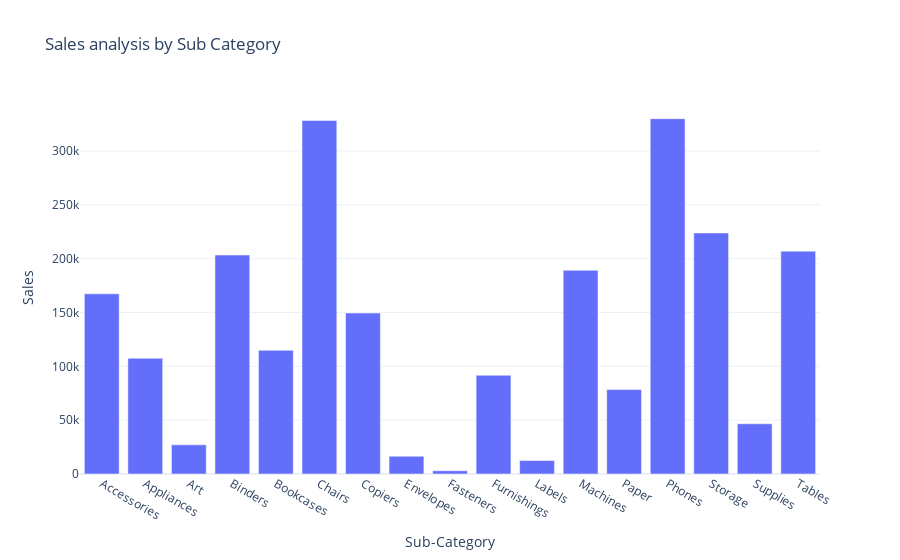

Notebook code for this chart:
### Code cell
fig = px.bar(sales_by_subcategory, x= 'Sub-Category', y = 'Sales', title ="Sales analysis by Sub Category")

fig.show()

### Figure 1 — Plotly figure (JSON) as saved in the notebook; plotly's stock layout.template omitted (floating-point values rounded to 4 significant figures)
{"data": [{"alignmentgroup": "True", "hovertemplate": "Sub-Category=%{x}<br>Sales=%{y}<extra></extra>", "legendgroup": "", "marker": {"color": "#636efa", "pattern": {"shape": ""}}, "name": "", "offsetgroup": "", "orientation": "v", "showlegend": false, "textposition": "auto", "type": "bar", "x": ["Accessories", "Appliances", "Art", "Binders", "Bookcases", "Chairs", "Copiers", "Envelopes", "Fasteners", "Furnishings", "Labels", "Machines", "Paper", "Phones", "Storage", "Supplies", "Tables"], "xaxis": "x", "y": [167400.0, 107500.0, 27120.0, 203400.0, 114900.0, 328400.0, 149500.0, 16480.0, 3024.0, 91710.0, 12490.0, 189200.0, 78480.0, 330000.0, 223800.0, 46670.0, 207000.0], "yaxis": "y"}], "layout": {"barmode": "relative", "legend": {"tracegroupgap": 0}, "title": {"text": "Sales analysis by Sub Category"}, "xaxis": {"anchor": "y", "domain": [0, 1], "title": {"text": "Sub-Category"}}, "yaxis": {"anchor": "x", "domain": [0, 1], "title": {"text": "Sales"}}}}
